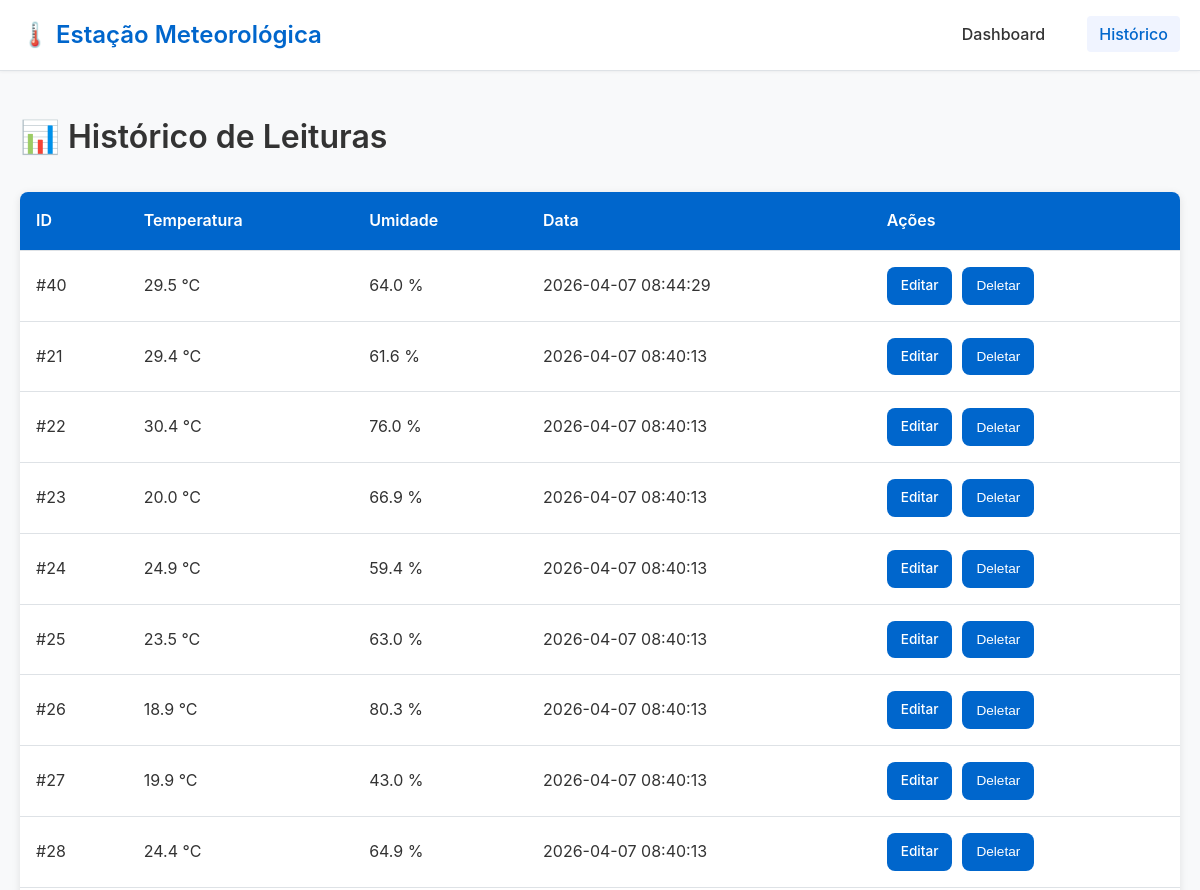
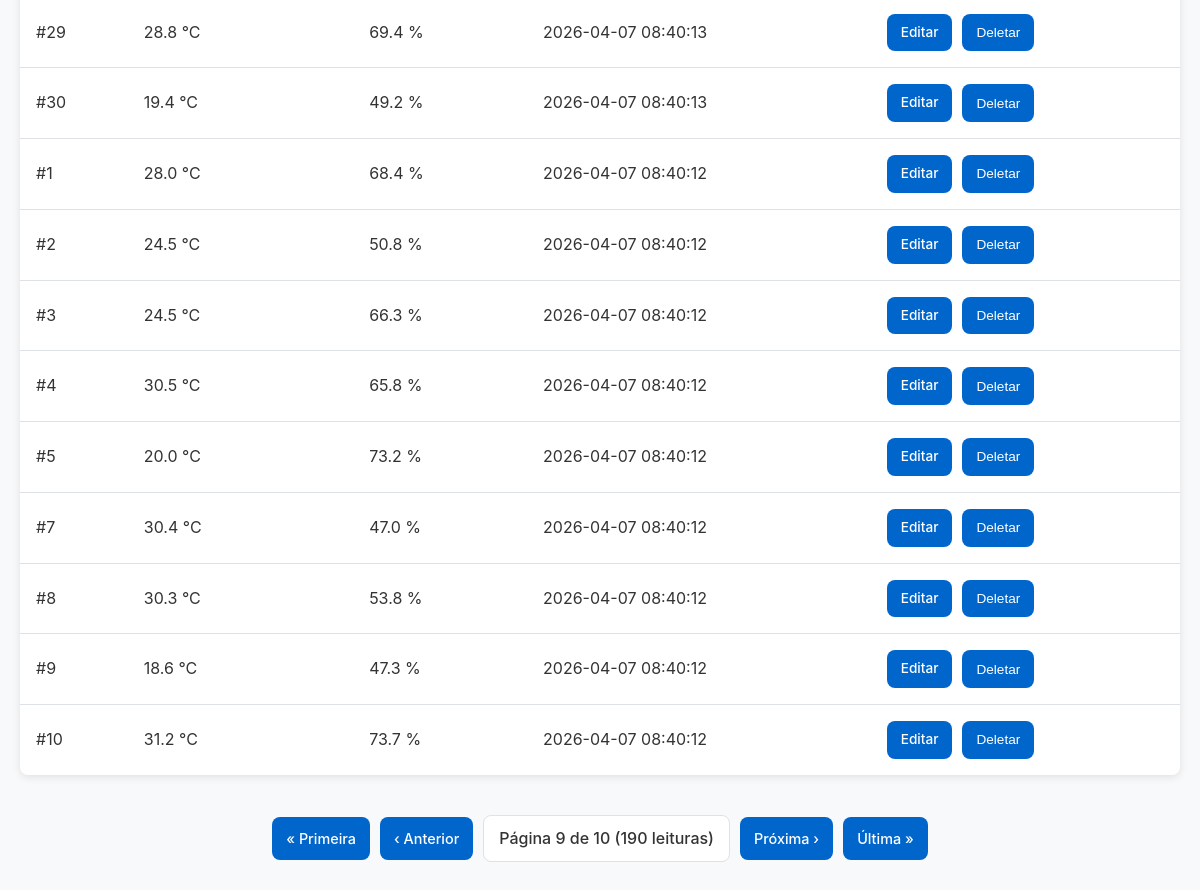
/leituras?pagina=9, run on the app's committed database (2 pictures, top to bottom).
### tables this page shows
CREATE TABLE leituras (
    id          INTEGER PRIMARY KEY AUTOINCREMENT,
    temperatura REAL    NOT NULL,
    umidade     REAL    NOT NULL,
    pressao     REAL,
    localizacao TEXT    DEFAULT 'Lab',
    timestamp   DATETIME DEFAULT (datetime('now', 'localtime'))
);

### app.py (the view)
@app.route('/leituras', methods=['GET'])
def listar():
    pagina  = int(request.args.get('pagina', 1))
    limite  = int(request.args.get('limite', 20))
    offset  = (pagina - 1) * limite
    leituras = listar_leituras(limite=limite, offset=offset)
    total = contar_leituras()
    total_paginas = (total + limite - 1) // limite  # Calcula o teto da divisão
    if quer_json():
        return jsonify({'pagina': pagina, 'limite': limite, 'leituras': leituras, 'total': total})
    return render_template('historico.html', leituras=leituras,
                           pagina=pagina, limite=limite, total=total, total_paginas=total_paginas)

### app.py (called while the page is built)
def quer_json():
    return (request.args.get('formato') == 'json' or
            request.accept_mimetypes.best == 'application/json')

### database.py (called while the page is built)
def get_db_connection():
    conn = sqlite3.connect(DB_PATH, timeout=10)
    conn.execute('PRAGMA journal_mode=WAL')   # permite leitura/escrita simultânea
    conn.execute('PRAGMA busy_timeout=5000')  # espera até 5s antes de lançar erro
    conn.row_factory = sqlite3.Row            # acesso por nome de coluna
    return conn

def listar_leituras(limite: int = 50, offset: int = 0) -> list:
    conn = get_db_connection()
    rows = conn.execute(
        'SELECT * FROM leituras ORDER BY timestamp DESC LIMIT ? OFFSET ?',
        (limite, offset)
    ).fetchall()
    conn.close()
    return [dict(r) for r in rows]

def contar_leituras() -> int:
    conn = get_db_connection()
    row = conn.execute('SELECT COUNT(*) as total FROM leituras').fetchone()
    conn.close()
    return row['total'] if row else 0

### templates/historico.html (shortened to what this page needs)
{% extends "base.html" %}
{% block content %}
<div class="section">
    <h1>📊 Histórico de Leituras</h1>
    <table>
        <thead>
            <tr>
                <th>ID</th>
                <th>Temperatura</th>
                <th>Umidade</th>
                <th>Data</th>
                <th>Ações</th>
            </tr>
        </thead>
        <tbody>
            {% for leitura in leituras %}
            <tr>
                <td>#{{ leitura.id }}</td>
                <td>{{ leitura.temperatura }} °C</td>
                <td>{{ leitura.umidade }} %</td>
                <td>{{ leitura.timestamp }}</td>
                <td>
                    <div class="actions">
                        <a href="/leituras/{{ leitura.id }}/editar" class="btn">Editar</a>
                        <button type="button" onclick="deletar({{ leitura.id }})">Deletar</button>
                    </div>
                </td>
            </tr>
            {% endfor %}
        </tbody>
    </table>
    {% if total_paginas > 1 %}
    <div class="pagination">
        {% if pagina > 1 %}
        <a href="/leituras?pagina=1" class="btn">« Primeira</a>
        <a href="/leituras?pagina={{ pagina - 1 }}" class="btn">‹ Anterior</a>
        {% endif %}
        <span class="page-info">Página {{ pagina }} de {{ total_paginas }} ({{ total }} leituras)</span>
        {% if pagina < total_paginas %}
        <a href="/leituras?pagina={{ pagina + 1 }}" class="btn">Próxima ›</a>
        <a href="/leituras?pagina={{ total_paginas }}" class="btn">Última »</a>
        {% endif %}
    </div>
    {% endif %}
</div>
{% endblock %}

### static/css/style.css (style rules this page uses)
* { margin: 0; padding: 0; box-sizing: border-box; }
:root { --primary-color: #0066cc; --primary-dark: #0052a3; --background-color: #f8f9fa; --text-color: #333; --text-light: #666; --border-color: #dee2e6; --white: #ffffff; --shadow: 0 2px 8px rgba(0, 0, 0, 0.1); --shadow-hover: 0 4px 16px rgba(0, 0, 0, 0.15); --radius: 8px; }
html, body { height: auto; }
body { font-family: -apple-system, BlinkMacSystemFont, 'Segoe UI', 'Roboto', 'Oxygen', 'Ubuntu', 'Cantarell', sans-serif; background-color: var(--background-color); color: var(--text-color); line-height: 1.6; }
h1 { font-size: 2rem; margin-bottom: 30px; color: var(--text-color); font-weight: 600; }
button, .btn { background-color: var(--primary-color); color: var(--white); border: none; padding: 10px 18px; border-radius: var(--radius); font-size: 0.95rem; font-weight: 500; cursor: pointer; transition: all 0.3s ease; text-decoration: none; display: inline-block; }
table { width: 100%; border-collapse: collapse; background-color: var(--white); margin-bottom: 40px; box-shadow: var(--shadow); border-radius: var(--radius); overflow: hidden; }
th { background-color: var(--primary-color); color: var(--white); font-weight: 600; text-align: left; }
th, td { padding: 16px; border-bottom: 1px solid var(--border-color); }
tr:last-child td { border-bottom: none; }
.actions { display: flex; gap: 10px; }
.actions button, .actions a { padding: 8px 14px; font-size: 0.85rem; }
.pagination { display: flex; justify-content: center; align-items: center; gap: 10px; margin-top: 30px; flex-wrap: wrap; }
.pagination .btn { padding: 10px 14px; font-size: 0.9rem; min-width: auto; }
.page-info { background-color: var(--white); padding: 10px 15px; border-radius: var(--radius); border: 1px solid var(--border-color); font-weight: 500; color: var(--text-color); }

### data on the page
leituras: id "40", temperatura "29.5", umidade "64.0", timestamp "2026-04-07 08:44:29"
leituras: id "21", temperatura "29.4", umidade "61.6", timestamp "2026-04-07 08:40:13"
leituras: id "22", temperatura "30.4", umidade "76.0", timestamp "2026-04-07 08:40:13"
leituras: id "23", temperatura "20.0", umidade "66.9", timestamp "2026-04-07 08:40:13"
leituras: id "24", temperatura "24.9", umidade "59.4", timestamp "2026-04-07 08:40:13"
leituras: id "25", temperatura "23.5", umidade "63.0", timestamp "2026-04-07 08:40:13"
leituras: id "26", temperatura "18.9", umidade "80.3", timestamp "2026-04-07 08:40:13"
leituras: id "27", temperatura "19.9", umidade "43.0", timestamp "2026-04-07 08:40:13"
leituras: id "28", temperatura "24.4", umidade "64.9", timestamp "2026-04-07 08:40:13"
leituras: id "29", temperatura "28.8", umidade "69.4", timestamp "2026-04-07 08:40:13"
leituras: id "30", temperatura "19.4", umidade "49.2", timestamp "2026-04-07 08:40:13"
leituras: id "1", temperatura "28.0", umidade "68.4", timestamp "2026-04-07 08:40:12"
leituras: id "2", temperatura "24.5", umidade "50.8", timestamp "2026-04-07 08:40:12"
leituras: id "3", temperatura "24.5", umidade "66.3", timestamp "2026-04-07 08:40:12"
leituras: id "4", temperatura "30.5", umidade "65.8", timestamp "2026-04-07 08:40:12"
leituras: id "5", temperatura "20.0", umidade "73.2", timestamp "2026-04-07 08:40:12"
leituras: id "7", temperatura "30.4", umidade "47.0", timestamp "2026-04-07 08:40:12"
leituras: id "8", temperatura "30.3", umidade "53.8", timestamp "2026-04-07 08:40:12"
leituras: id "9", temperatura "18.6", umidade "47.3", timestamp "2026-04-07 08:40:12"
leituras: id "10", temperatura "31.2", umidade "73.7", timestamp "2026-04-07 08:40:12"

### other printed values
{{ pagina }} "9"
{{ total_paginas }} "10"
{{ total }} "190"
